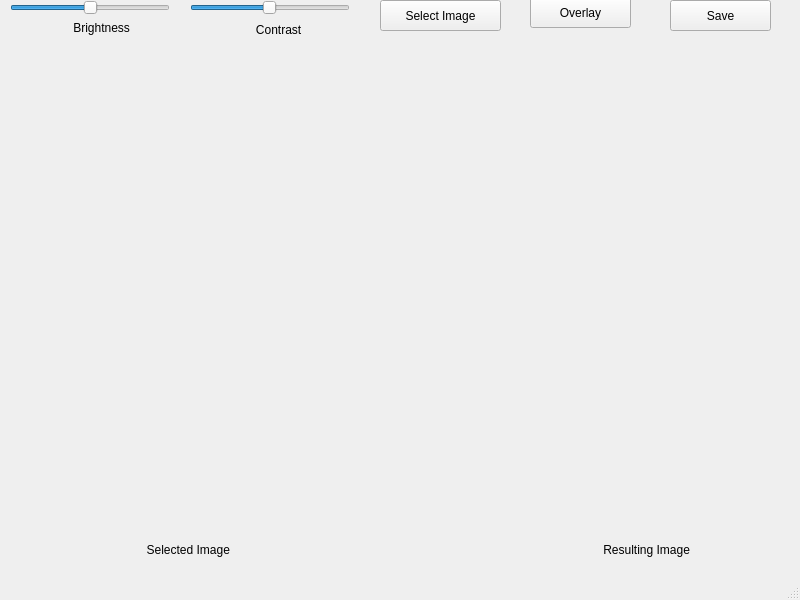
<?xml version="1.0" encoding="UTF-8"?>
<ui version="4.0">
 <class>MainWindow</class>
 <widget class="QMainWindow" name="MainWindow">
  <property name="geometry">
   <rect>
    <x>0</x>
    <y>0</y>
    <width>800</width>
    <height>600</height>
   </rect>
  </property>
  <property name="windowTitle">
   <string>MainWindow</string>
  </property>
  <widget class="QWidget" name="centralwidget">
   <widget class="QPushButton" name="imageButton">
    <property name="geometry">
     <rect>
      <x>380</x>
      <y>0</y>
      <width>121</width>
      <height>31</height>
     </rect>
    </property>
    <property name="text">
     <string>Select Image</string>
    </property>
   </widget>
   <widget class="QLabel" name="inputLabel">
    <property name="geometry">
     <rect>
      <x>140</x>
      <y>540</y>
      <width>141</width>
      <height>20</height>
     </rect>
    </property>
    <property name="text">
     <string>  Selected Image</string>
    </property>
   </widget>
   <widget class="QSlider" name="brightnessSlider">
    <property name="geometry">
     <rect>
      <x>10</x>
      <y>0</y>
      <width>160</width>
      <height>16</height>
     </rect>
    </property>
    <property name="minimum">
     <number>0</number>
    </property>
    <property name="maximum">
     <number>200</number>
    </property>
    <property name="value">
     <number>100</number>
    </property>
    <property name="orientation">
     <enum>Qt::Horizontal</enum>
    </property>
   </widget>
   <widget class="QSlider" name="contrastSlider">
    <property name="geometry">
     <rect>
      <x>190</x>
      <y>0</y>
      <width>160</width>
      <height>16</height>
     </rect>
    </property>
    <property name="minimum">
     <number>0</number>
    </property>
    <property name="maximum">
     <number>511</number>
    </property>
    <property name="value">
     <number>255</number>
    </property>
    <property name="orientation">
     <enum>Qt::Horizontal</enum>
    </property>
   </widget>
   <widget class="QPushButton" name="saveButton">
    <property name="geometry">
     <rect>
      <x>670</x>
      <y>0</y>
      <width>101</width>
      <height>31</height>
     </rect>
    </property>
    <property name="text">
     <string>Save</string>
    </property>
   </widget>
   <widget class="QLabel" name="brightnessLabel">
    <property name="geometry">
     <rect>
      <x>60</x>
      <y>20</y>
      <width>101</width>
      <height>16</height>
     </rect>
    </property>
    <property name="text">
     <string>    Brightness</string>
    </property>
   </widget>
   <widget class="QLabel" name="contrastLabel">
    <property name="geometry">
     <rect>
      <x>236</x>
      <y>20</y>
      <width>101</width>
      <height>20</height>
     </rect>
    </property>
    <property name="text">
     <string>      Contrast</string>
    </property>
   </widget>
   <widget class="QLabel" name="outputImage">
    <property name="geometry">
     <rect>
      <x>400</x>
      <y>70</y>
      <width>381</width>
      <height>451</height>
     </rect>
    </property>
    <property name="text">
     <string/>
    </property>
   </widget>
   <widget class="QPushButton" name="overlayButton">
    <property name="geometry">
     <rect>
      <x>530</x>
      <y>-3</y>
      <width>101</width>
      <height>31</height>
     </rect>
    </property>
    <property name="text">
     <string>Overlay</string>
    </property>
   </widget>
   <widget class="QLabel" name="inputImage">
    <property name="geometry">
     <rect>
      <x>10</x>
      <y>69</y>
      <width>381</width>
      <height>451</height>
     </rect>
    </property>
    <property name="text">
     <string/>
    </property>
   </widget>
   <widget class="QLabel" name="outputLabel">
    <property name="geometry">
     <rect>
      <x>590</x>
      <y>540</y>
      <width>151</width>
      <height>20</height>
     </rect>
    </property>
    <property name="text">
     <string>    Resulting Image</string>
    </property>
   </widget>
  </widget>
  <widget class="QMenuBar" name="menubar">
   <property name="geometry">
    <rect>
     <x>0</x>
     <y>0</y>
     <width>800</width>
     <height>17</height>
    </rect>
   </property>
  </widget>
  <widget class="QStatusBar" name="statusbar"/>
 </widget>
 <resources/>
 <connections/>
</ui>
